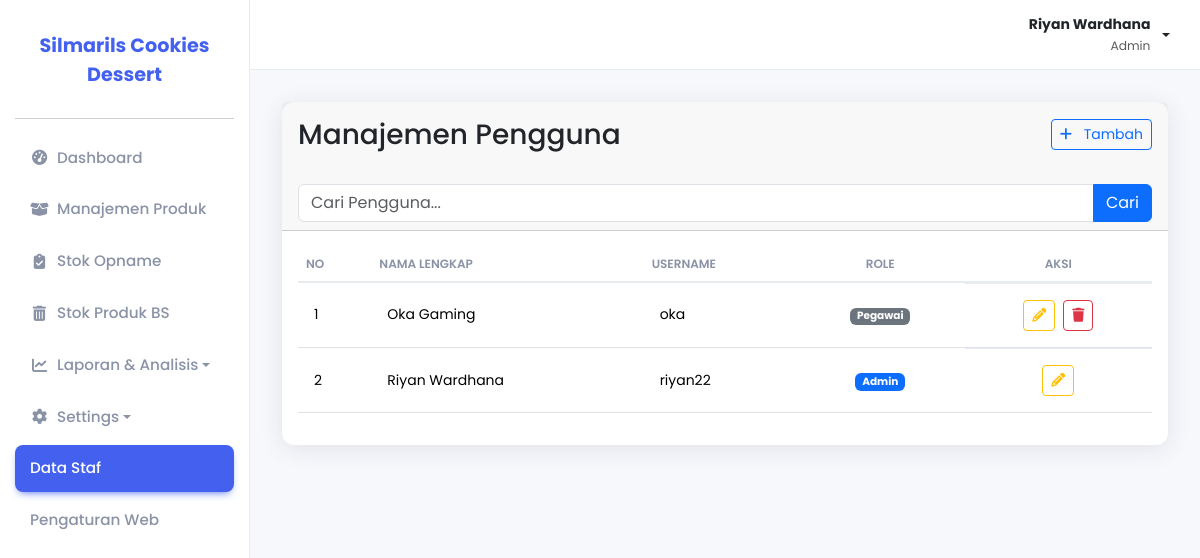
Page /pages/data_staf/index.php (signed in) on the committed database.
### tables this page shows
CREATE TABLE `pengguna` (
  `id_pengguna` int NOT NULL,
  `username` varchar(100) NOT NULL,
  `password` varchar(255) NOT NULL,
  `nama_lengkap` varchar(255) DEFAULT NULL,
  `level` enum('admin','pegawai') NOT NULL
);

### pages/data_staf/index.php (the view, shortened to what this page needs)
<?php
include_once(__DIR__ . '/../../includes/header.php');
$records_per_page = 20;
$current_page = isset($_GET['page']) && is_numeric($_GET['page']) ? (int)$_GET['page'] : 1;
$offset = ($current_page - 1) * $records_per_page;
$search_term = $_GET['search'] ?? '';
$search_query = "%" . $search_term . "%";
$stmt = $pdo->prepare("SELECT * FROM pengguna WHERE nama_lengkap LIKE ? OR username LIKE ? ORDER BY nama_lengkap ASC LIMIT ? OFFSET ?");
$stmt->bindValue(1, $search_query, PDO::PARAM_STR);
$stmt->bindValue(2, $search_query, PDO::PARAM_STR);
$stmt->bindValue(3, $records_per_page, PDO::PARAM_INT);
$stmt->bindValue(4, $offset, PDO::PARAM_INT);
$stmt->execute();
?>
<div class="card">
            <div class="card-header">
                        <div class="row align-items-center mb-4">
                                    <div class="col-sm-6 my-2">
                                                <h1 class="h3 mb-0">Manajemen Pengguna</h1>
                                    </div>
                                    <div class="col-sm-6 text-sm-end mt-2 mt-sm-0">
                                                <a href="tambah.php" class="btn btn-outline-primary btn-sm">
                                                            <i class="fas fa-plus me-2"></i> Tambah
                                                </a>
                                    </div>
                        </div>
                        <form method="GET" action="">
                                    <div class="input-group">
                                                <input type="text" class="form-control" name="search" placeholder="Cari Pengguna..." value="<?php echo htmlspecialchars($search_term); ?>">
                                                <button type="submit" class="btn btn-primary">Cari</button>
                                    </div>
                        </form>
            </div>
            <div class="card-body">
                        <div class="table-responsive">
                                    <table class="table table-modern">
                                                <thead>
                                                            <tr>
                                                                        <th>No</th>
                                                                        <th>Nama Lengkap</th>
                                                                        <th>Username</th>
                                                                        <th class="text-center">Role</th>
                                                                        <th class="text-center">Aksi</th>
                                                            </tr>
                                                </thead>
                                                <tbody>
                                                            <?php
                                                            $no = $offset + 1;
                                                            if ($stmt->rowCount() > 0) {
                                                                        while ($row = $stmt->fetch(PDO::FETCH_ASSOC)) {
                                                            ?>
                                                                                    <tr>
                                                                                                <td><?php echo $no++; ?></td>
                                                                                                <td><?php echo htmlspecialchars($row['nama_lengkap']); ?></td>
                                                                                                <td><?php echo htmlspecialchars($row['username']); ?></td>
                                                                                                <td class="text-center">
                                                                                                            <?php
                                                                                                            $badge_class = ($row['level'] == 'admin') ? 'bg-primary' : 'bg-secondary';
                                                                                                            echo "<span class='badge {$badge_class}'>" . ucfirst($row['level']) . "</span>";
                                                                                                            ?>
                                                                                                </td>
                                                                                                <td class="d-flex justify-content-center gap-2">
                                                                                                            <a href="edit.php?id=<?php echo $row['id_pengguna']; ?>" class="btn btn-sm btn-outline-warning"><i class="fa-solid fa-pencil"></i></a>
                                                                                                            <?php if ($_SESSION['user_id'] != $row['id_pengguna']): ?>
                                                                                                                        <a href="proses.php?action=hapus&id=<?php echo $row['id_pengguna']; ?>" class="btn btn-sm btn-outline-danger" onclick="return confirm('Apakah Anda yakin?');"><i class="fa-solid fa-trash"></i></a>
                                                                                                            <?php endif; ?>
                                                                                                </td>
                                                                                    </tr>
                                                            <?php
                                                                        }
                                                            } else {
                                                                        echo "<tr><td colspan='5' class='text-center py-4'>Data staf tidak ditemukan.</td></tr>";
                                                            }
                                                            ?>
                                                </tbody>
                                    </table>
                        </div>
            </div>
</div>
<?php
include_once(__DIR__ . '/../../includes/footer.php');
?>

### assets/css/style.css (style rules this page uses)
:root { --primary-color: #4361ee; --background-color: #f7f8fc; --sidebar-bg: #ffffff; --card-bg: #ffffff; --text-color: #3b4455; --text-muted-color: #8a92a6; --border-color: #e9ecef; --shadow: 0 4px 24px 0 rgb(34 41 47 / 10%); --border-radius: 12px; }
body { font-family: "Poppins", sans-serif; background-color: var(--background-color); color: var(--text-color); font-size: 14px; }
.card { border-radius: var(--border-radius); border: none; box-shadow: var(--shadow); margin-bottom: 1.5rem; }
.table-modern { border-collapse: collapse; width: 100%; }
.table-modern thead th { background-color: transparent; border-bottom: 2px solid var(--border-color); color: var(--text-muted-color); font-weight: 600; text-transform: uppercase; font-size: 12px; }
.table-modern tbody td { vertical-align: middle; padding: 1rem; border-top: 1px solid var(--border-color); }

### rows in the picture
pengguna: nama_lengkap "Oka Gaming", username "oka", level "Pegawai"
pengguna: nama_lengkap "Riyan Wardhana", username "riyan22", level "Admin"

### other values in the picture
$_SESSION['nama_lengkap'] "Riyan Wardhana"
$_SESSION['level'] "Admin"
NAMA_WEBSITE "Silmarils Cookies Dessert"
